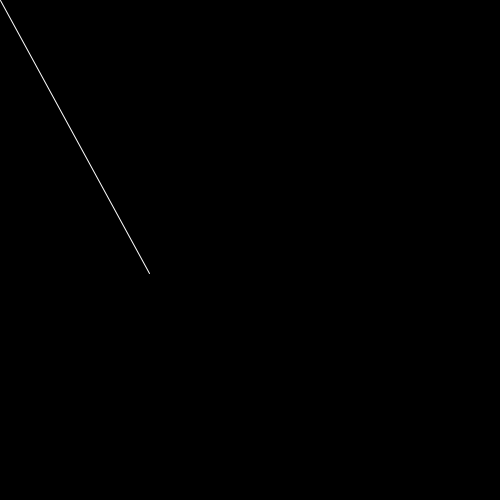
Frame 1 (no input)
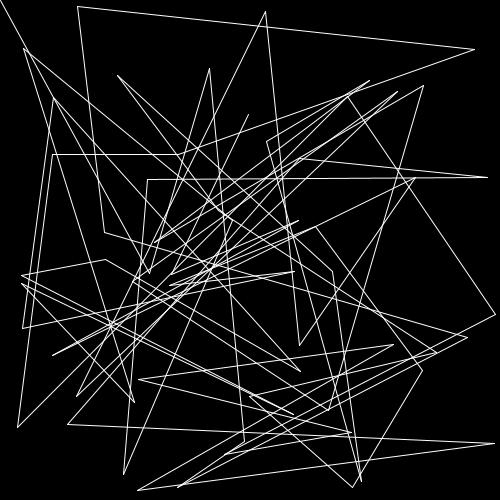
Frame 60 (the mouse pressed at the canvas centre just before this capture)
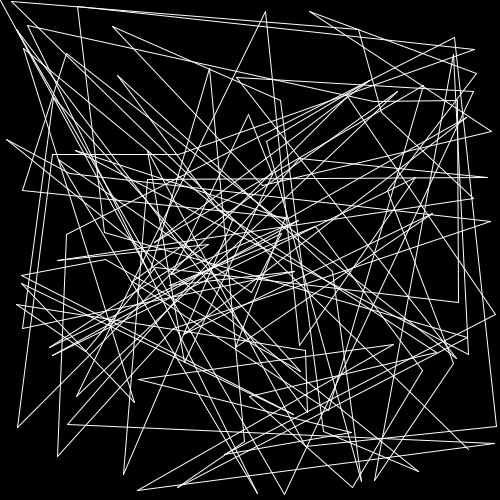
Frame 120 (the mouse held since frame 60 and released just before this capture)

The Processing sketch that drew these frames (run headless with seeded random() and noise(); from frame 60 on, the mouse is pressed at the canvas centre):

// Processing sketch: Rand
// ── Rand.pde
import java.util.Random;

void setup(){
  size(500,500);
  background(0);
}

Random rand = new Random();
float x;
float y;
float x1;
float y1;
float nx=0;
float ny=0;
int i=0;
void draw(){
  if (i%10==0){
    clear();
  }
  stroke(255);
  x = rand.nextInt(500)+0;
  y = rand.nextInt(500)+0;
  x1 = rand.nextInt(500)+0;
  y1 = rand.nextInt(500)+0;
  //point(x1,y1);
  line(nx,ny,x1,y1);
  nx=x1;
  ny=y1;
  //fill(0,0);
  //ellipse(x,y,x1,y1);
  i++;
  //delay(50);
  
}
